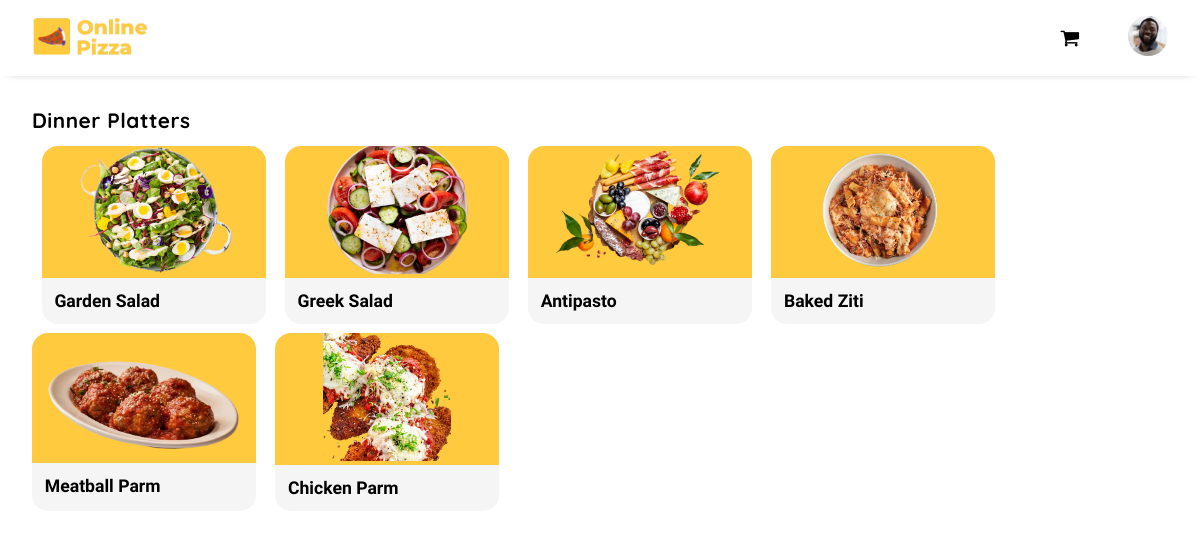
Screenshot of / (signed in) with the database file from the repository.
### Pizza/models.py (models this page shows, shortened)
class User_Profile(models.Model):
  user = models.ForeignKey(User, on_delete=models.CASCADE)
  id_user = models.IntegerField()
  phone_number = models.TextField(max_length=10)
  county = models.TextField(max_length=30)
  city = models.TextField(max_length=30)
  town = models.TextField(max_length=30)
  street = models.TextField(max_length=30)
  House_no = models.TextField(max_length=30)
  profileimg = models.ImageField(upload_to='User_profile_images', default='man.png')
  date_created = models.DateTimeField(default=datetime.now())

class Dinner_platter(models.Model):
  id = models.UUIDField(primary_key=True, default=uuid.uuid4)
  name = models.TextField(max_length=30)
  price_small = models.IntegerField()
  price_large = models.IntegerField()
  itemimg = models.ImageField(upload_to='Item_images', default='not-found.png')

### Pizza/views.py (the view)
# urls.py: path("", views.index, name="index"),
@login_required(login_url='/signin')
def index(request):
  user_profile = User_Profile.objects.get(user=request.user)
  existing_order = Order.objects.filter(user=request.user, status="Active").first()
  dinner_platters = Dinner_platter.objects.all()
  if existing_order:
    order_items = Order_items.objects.filter(order=existing_order.id).all()
    context = {
      'user_profile': user_profile,
      'dinner_platters': dinner_platters,
      'order': existing_order,
      'order_items': order_items
    }
  context = {
    'user_profile': user_profile,
    'dinner_platters': dinner_platters,
  }
  return render(request, 'index.html', context)

### templates/index.html (shortened to what this page needs)
{% extends "base.html" %}
{% load static %}
{% block head %}
{{ block.super }}
<link rel="stylesheet" href="{% static 'css/index.css' %}">
{% endblock %}
{% block body %}
<div class="container">
  <div class="dinner-platters">
    <h4>Dinner Platters</h4>
    <div class="items-box">
      {% for dinner in dinner_platters %}
      <a href="/description/{{ dinner.name }}">
        <div class="item">
          <div class="item--img">
            <img src="{{ dinner.itemimg.url }}" alt="item image">
          </div>
          <div class="item--info">
            <h4>{{ dinner.name }}</h4>
          </div>
        </div>
      </a>
      {% endfor %}
    </div>
  </div>
</div>
{% endblock %}

### templates/base.html (shortened to what this page needs)
{% load static %}
<!DOCTYPE html>
<html lang="en">
{% block head %}
<head>
  <link rel="stylesheet" href="{% static 'css/base.css' %}">
  <link rel="stylesheet" href="https://cdnjs.cloudflare.com/ajax/libs/font-awesome/4.7.0/css/font-awesome.min.css">
</head>
{% endblock %}
<body>
  <header>
    <div class="logo">
      <a href="{% url 'index' %}">
        <img src="{% static 'Images/logo.png' %}" alt="logo">
      </a>
    </div>
    <div class="links">
      {% if request.user.username %}
      <a href="/order-details/{{ order.id }}">
        <i class="fa fa-shopping-cart">
        </i>
      </a>
      <div class="login">
        <img src="{{ user_profile.profileimg.url }}" alt="profile-img">
      </div>
      {% else %}
      <a href="{% url 'signup' %}">Sign Up</a>
      <a href="{% url 'signin' %}">Sign In</a>
      {% endif %}
    </div>
  </header>
  {% block body %}{% endblock %}
</body>
</html>

### static/css/base.css (style rules this page uses)
* { box-sizing: border-box; margin: 0; padding: 0; }
:root { --main-bgcolor: white; --secondary-bgcolor: whitesmoke; --highlight-bgcolor: #ec1848; --nav-links-color: #08376b; --yellow: #ffca3d; --nav-links-font: "Maven Pro", sans-serif; --font-1: "Quicksand", sans-serif; --font-2: "Anton", sans-serif; --font-3: "Mandali", sans-serif; --font-4: "Reem Kufi Fun", sans-serif; --font-5: "Kanit", sans-serif; }
a { text-decoration: none; }
header { position: fixed; width: 100%; top: 0; padding: 1rem 2rem; background-color: white; box-shadow: 0px 1px 10px -8px black; display: flex; justify-content: space-between; align-items: center; gap: 5rem; max-height: 5.5rem; z-index: 10; }
.logo img { max-height: 2.5rem; }
.links { display: flex; align-items: center; gap: 1rem; position: relative; }
.links a, .links p { color: var(--nav-links-color); font-family: var(--nav-links-font); font-size: 14px; letter-spacing: 1px; text-transform: uppercase; cursor: pointer; }
.links a > i { color: black; font-size: 20px; cursor: pointer; margin-left: 2rem; position: relative; }
.login { margin-left: 2rem; cursor: pointer; }
.login img { border-radius: 50%; max-height: 2.5rem; }
.container { margin-top: 4.7rem; }

### static/css/index.css (style rules this page uses)
.container { padding: 1rem; }
.dinner-platters { padding: 1rem; }
.dinner-platters > h4 { font-family: var(--font-1); font-size: 1.3rem; letter-spacing: 0.5px; }
.items-box { margin-top: 0.8rem; display: flex; flex-wrap: wrap; justify-content: left; gap: 0.6rem; }
.item { border-radius: 1rem; overflow: hidden; background-color: whitesmoke; cursor: pointer; transition: 0.2s ease-in-out; max-width: 14rem; }
.item--img { max-height: 9rem; min-width: 14rem; max-width: 14rem; background-color: var(--yellow); }
.item--img img { max-height: 8rem; min-width: inherit; max-width: inherit; object-fit: contain; object-position: center; }
.item--info { padding: 0.8rem; position: relative; }
.item--info h4 { font-size: 1.1rem; font-family: var(--font-4); color: black; }

### rows the page displays
User_Profile: profileimg (picture)
Dinner_platter: itemimg (picture), name "Garden Salad"
Dinner_platter: itemimg (picture), name "Greek Salad"
Dinner_platter: itemimg (picture), name "Antipasto"
Dinner_platter: itemimg (picture), name "Baked Ziti"
Dinner_platter: itemimg (picture), name "Meatball Parm"
Dinner_platter: itemimg (picture), name "Chicken Parm"
